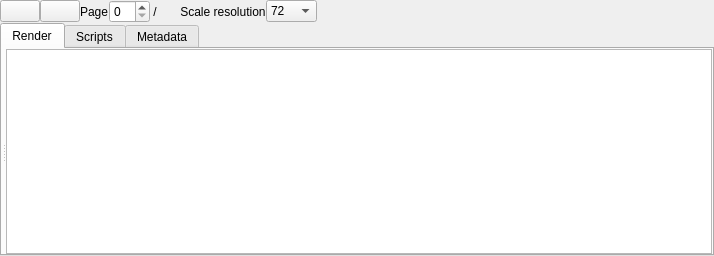
<?xml version="1.0" encoding="UTF-8"?>
<ui version="4.0">
 <class>pdfToolbar</class>
 <widget class="QWidget" name="pdfToolbar">
  <property name="geometry">
   <rect>
    <x>0</x>
    <y>0</y>
    <width>714</width>
    <height>256</height>
   </rect>
  </property>
  <property name="windowTitle">
   <string>Form</string>
  </property>
  <layout class="QVBoxLayout" name="verticalLayout_2">
   <property name="spacing">
    <number>0</number>
   </property>
   <property name="margin">
    <number>0</number>
   </property>
   <item>
    <layout class="QHBoxLayout" name="horizontalLayout">
     <item>
      <widget class="QPushButton" name="nextButton">
       <property name="text">
        <string/>
       </property>
       <property name="icon">
        <iconset resource="gui.qrc">
         <normaloff>:/down.png</normaloff>:/down.png</iconset>
       </property>
      </widget>
     </item>
     <item>
      <widget class="QPushButton" name="previousButton">
       <property name="text">
        <string/>
       </property>
       <property name="icon">
        <iconset resource="gui.qrc">
         <normaloff>:/top.png</normaloff>:/top.png</iconset>
       </property>
       <property name="autoDefault">
        <bool>false</bool>
       </property>
       <property name="default">
        <bool>false</bool>
       </property>
       <property name="flat">
        <bool>false</bool>
       </property>
      </widget>
     </item>
     <item>
      <widget class="QLabel" name="label">
       <property name="text">
        <string>Page</string>
       </property>
      </widget>
     </item>
     <item>
      <widget class="QSpinBox" name="selectPage"/>
     </item>
     <item>
      <widget class="QLabel" name="label_4">
       <property name="text">
        <string> / </string>
       </property>
      </widget>
     </item>
     <item>
      <widget class="QLabel" name="totalPages">
       <property name="text">
        <string/>
       </property>
      </widget>
     </item>
     <item>
      <widget class="QLabel" name="label_3">
       <property name="text">
        <string>    Scale resolution</string>
       </property>
      </widget>
     </item>
     <item>
      <widget class="QComboBox" name="scaleBox">
       <item>
        <property name="text">
         <string>72</string>
        </property>
       </item>
       <item>
        <property name="text">
         <string>96</string>
        </property>
       </item>
       <item>
        <property name="text">
         <string>120</string>
        </property>
       </item>
       <item>
        <property name="text">
         <string>300</string>
        </property>
       </item>
      </widget>
     </item>
     <item>
      <spacer name="horizontalSpacer">
       <property name="orientation">
        <enum>Qt::Horizontal</enum>
       </property>
       <property name="sizeHint" stdset="0">
        <size>
         <width>40</width>
         <height>20</height>
        </size>
       </property>
      </spacer>
     </item>
    </layout>
   </item>
   <item>
    <widget class="QStackedWidget" name="stack">
     <property name="currentIndex">
      <number>0</number>
     </property>
     <widget class="QWidget" name="render">
      <layout class="QHBoxLayout" name="horizontalLayout_5">
       <property name="spacing">
        <number>0</number>
       </property>
       <property name="margin">
        <number>0</number>
       </property>
       <item>
        <widget class="QTabWidget" name="tabWidget">
         <property name="currentIndex">
          <number>0</number>
         </property>
         <widget class="QWidget" name="tab_2">
          <attribute name="title">
           <string>Render</string>
          </attribute>
          <layout class="QHBoxLayout" name="horizontalLayout_3">
           <property name="spacing">
            <number>0</number>
           </property>
           <property name="margin">
            <number>0</number>
           </property>
           <item>
            <widget class="QSplitter" name="renderSplitter">
             <property name="orientation">
              <enum>Qt::Horizontal</enum>
             </property>
             <widget class="QWidget" name="verticalLayoutWidget">
              <layout class="QVBoxLayout" name="pdfscene"/>
             </widget>
             <widget class="QPlainTextEdit" name="annotationsEdit"/>
            </widget>
           </item>
          </layout>
         </widget>
         <widget class="QWidget" name="tab">
          <attribute name="title">
           <string>Scripts</string>
          </attribute>
          <layout class="QHBoxLayout" name="horizontalLayout_2">
           <property name="leftMargin">
            <number>0</number>
           </property>
           <property name="topMargin">
            <number>5</number>
           </property>
           <property name="rightMargin">
            <number>0</number>
           </property>
           <property name="bottomMargin">
            <number>0</number>
           </property>
           <item>
            <widget class="QTabWidget" name="scriptsTab">
             <property name="currentIndex">
              <number>-1</number>
             </property>
            </widget>
           </item>
          </layout>
         </widget>
         <widget class="QWidget" name="tab_3">
          <attribute name="title">
           <string>Metadata</string>
          </attribute>
          <layout class="QHBoxLayout" name="horizontalLayout_4">
           <property name="spacing">
            <number>0</number>
           </property>
           <property name="margin">
            <number>0</number>
           </property>
           <item>
            <widget class="QPlainTextEdit" name="metadataEdit"/>
           </item>
          </layout>
         </widget>
        </widget>
       </item>
      </layout>
     </widget>
     <widget class="QWidget" name="page_2">
      <layout class="QHBoxLayout" name="horizontalLayout_8" stretch="0,0,0">
       <item>
        <spacer name="horizontalSpacer_2">
         <property name="orientation">
          <enum>Qt::Horizontal</enum>
         </property>
         <property name="sizeHint" stdset="0">
          <size>
           <width>221</width>
           <height>20</height>
          </size>
         </property>
        </spacer>
       </item>
       <item>
        <widget class="QWidget" name="widget" native="true">
         <layout class="QVBoxLayout" name="verticalLayout_3" stretch="0,0,0,0,0,0,0,0">
          <item>
           <spacer name="verticalSpacer_2">
            <property name="orientation">
             <enum>Qt::Vertical</enum>
            </property>
            <property name="sizeHint" stdset="0">
             <size>
              <width>20</width>
              <height>40</height>
             </size>
            </property>
           </spacer>
          </item>
          <item>
           <widget class="QLabel" name="label_8">
            <property name="text">
             <string>Document is password protected</string>
            </property>
           </widget>
          </item>
          <item>
           <widget class="QLabel" name="label_9">
            <property name="text">
             <string>Owner password</string>
            </property>
           </widget>
          </item>
          <item>
           <widget class="QLineEdit" name="owneredit"/>
          </item>
          <item>
           <widget class="QLabel" name="label_10">
            <property name="text">
             <string>User password (optional)</string>
            </property>
           </widget>
          </item>
          <item>
           <widget class="QLineEdit" name="useredit"/>
          </item>
          <item>
           <layout class="QHBoxLayout" name="horizontalLayout_7">
            <item>
             <spacer name="horizontalSpacer_4">
              <property name="orientation">
               <enum>Qt::Horizontal</enum>
              </property>
              <property name="sizeHint" stdset="0">
               <size>
                <width>40</width>
                <height>20</height>
               </size>
              </property>
             </spacer>
            </item>
            <item>
             <widget class="QPushButton" name="unlockButton">
              <property name="text">
               <string>Unlock</string>
              </property>
              <property name="icon">
               <iconset resource="gui.qrc">
                <normaloff>:/password.png</normaloff>:/password.png</iconset>
              </property>
             </widget>
            </item>
           </layout>
          </item>
          <item>
           <spacer name="verticalSpacer">
            <property name="orientation">
             <enum>Qt::Vertical</enum>
            </property>
            <property name="sizeHint" stdset="0">
             <size>
              <width>20</width>
              <height>40</height>
             </size>
            </property>
           </spacer>
          </item>
         </layout>
        </widget>
       </item>
       <item>
        <spacer name="horizontalSpacer_3">
         <property name="orientation">
          <enum>Qt::Horizontal</enum>
         </property>
         <property name="sizeHint" stdset="0">
          <size>
           <width>220</width>
           <height>20</height>
          </size>
         </property>
        </spacer>
       </item>
      </layout>
     </widget>
    </widget>
   </item>
  </layout>
 </widget>
 <resources>
  <include location="gui.qrc"/>
 </resources>
 <connections/>
</ui>
